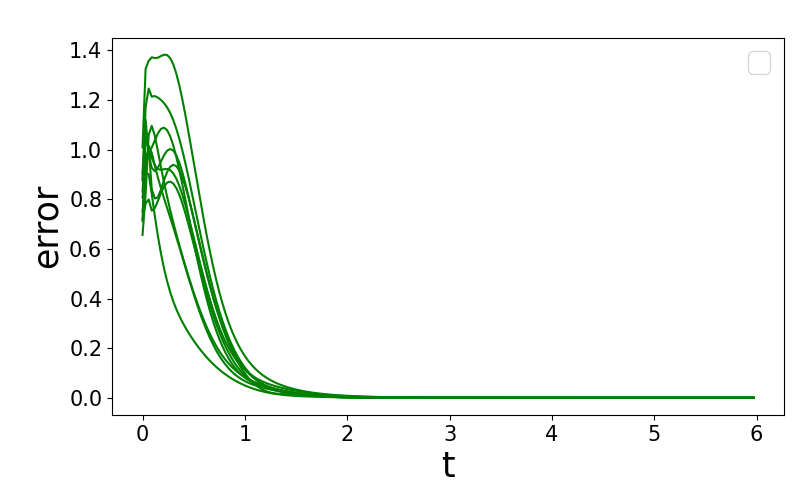

Here is the Python script that generated this plot:
from matplotlib import pyplot as plt
from mpl_toolkits.mplot3d import Axes3D
import numpy as np
from np2pth import get_system_wrapper, get_controller_wrapper

import importlib
from utils import EulerIntegrate
import time

import os
import sys
sys.path.append('systems')
sys.path.append('configs')
sys.path.append('models')
import argparse

SMALL_SIZE = 8
MEDIUM_SIZE = 10
BIGGER_SIZE = 13
HUGE_SIZE = 25

plt.rc('font', size=BIGGER_SIZE)          # controls default text sizes
plt.rc('axes', titlesize=HUGE_SIZE)     # fontsize of the axes title
plt.rc('axes', labelsize=HUGE_SIZE)    # fontsize of the x and y labels
plt.rc('xtick', labelsize=15)    # fontsize of the tick labels
plt.rc('ytick', labelsize=15)    # fontsize of the tick labels
plt.rc('legend', fontsize=20)    # legend fontsize
plt.rc('figure', titlesize=BIGGER_SIZE)  # fontsize of the figure title
plt.rc('axes', axisbelow=True)

left = 0.14  # the left side of the subplots of the figure
right = 0.98   # the right side of the subplots of the figure
bottom = 0.17  # the bottom of the subplots of the figure
top = 0.925     # the top of the subplots of the figure

parser = argparse.ArgumentParser(description="")
parser.add_argument('--task', type=str,
                        default='CAR')
parser.add_argument('--pretrained', type=str)
parser.add_argument('--plot_type', type=str, default='2D')
parser.add_argument('--plot_dims', nargs='+', type=int, default=[0,1])
parser.add_argument('--nTraj', type=int, default=10)
parser.add_argument('--seed', type=int, default=0)
parser.add_argument('--sigma', type=float, default=0.)
args = parser.parse_args()

np.random.seed(args.seed)

system = importlib.import_module('system_'+args.task)
f, B, _, num_dim_x, num_dim_control = get_system_wrapper(system)
controller = get_controller_wrapper(args.pretrained)

if __name__ == '__main__':
    config = importlib.import_module('config_'+args.task)
    t = config.t
    time_bound = config.time_bound
    time_step = config.time_step
    XE_INIT_MIN = config.XE_INIT_MIN
    XE_INIT_MAX = config.XE_INIT_MAX

    x_0, xstar_0, ustar = config.system_reset(np.random.rand())
    ustar = [u.reshape(-1,1) for u in ustar]
    xstar_0 = xstar_0.reshape(-1,1)
    xstar, _ = EulerIntegrate(None, f, B, None, ustar, xstar_0, time_bound, time_step, with_tracking=False)

    fig = plt.figure(figsize=(8.0, 5.0))
    if args.plot_type == '3D':
        ax = fig.add_subplot(111, projection='3d')  # ✅ Correct way to create a 3D plot
    else:
        ax = fig.add_subplot(111)  # ✅ Correct way to create a 2D plot


    if args.plot_type == 'time':
        cmap = plt.get_cmap('plasma')
        colors = [cmap(i) for i in np.linspace(0, 1, len(args.plot_dims))]

    x_closed = []
    controls = []
    errors = []
    xinits = []
    for _ in range(args.nTraj):
        xe_0 = XE_INIT_MIN + np.random.rand(len(XE_INIT_MIN)) * (XE_INIT_MAX - XE_INIT_MIN)
        xinit = xstar_0 + xe_0.reshape(-1,1)
        xinits.append(xinit)
        x, u = EulerIntegrate(controller, f, B, xstar,ustar,xinit,time_bound,time_step,with_tracking=True,sigma=args.sigma)
        x_closed.append(x)
        controls.append(u)

    for n_traj in range(args.nTraj):
        initial_dist = np.sqrt(((x_closed[n_traj][0] - xstar[0])**2).sum())
        errors.append([np.sqrt(((x-xs)**2).sum()) / initial_dist for x, xs in zip(x_closed[n_traj][:-1], xstar)])

        if args.plot_type=='2D':
            plt.plot([x[args.plot_dims[0],0] for x in x_closed[n_traj]], [x[args.plot_dims[1],0] for x in x_closed[n_traj]], 'g', label='closed-loop traj' if n_traj==0 else None)
        elif args.plot_type=='3D':
            plt.plot([x[args.plot_dims[0],0] for x in x_closed[n_traj]], [x[args.plot_dims[1],0] for x in x_closed[n_traj]], [x[args.plot_dims[2],0] for x in x_closed[n_traj]], 'g', label='closed-loop traj' if n_traj==0 else None)
        elif args.plot_type=='time':
            for i, plot_dim in enumerate(args.plot_dims):
                plt.plot(t, [x[plot_dim,0] for x in x_closed[n_traj]][:-1], color=colors[i])
        elif args.plot_type=='error':
            plt.plot(t, [np.sqrt(((x-xs)**2).sum()) for x, xs in zip(x_closed[n_traj][:-1], xstar)], 'g')

    if args.plot_type=='2D':
        plt.plot([x[args.plot_dims[0],0] for x in xstar], [x[args.plot_dims[1],0] for x in xstar], 'k', label='Reference')
        plt.plot(xstar_0[args.plot_dims[0]], xstar_0[args.plot_dims[1]], 'ro', markersize=3.)
        plt.xlabel("x")
        plt.ylabel("y")
    elif args.plot_type=='3D':
        plt.plot([x[args.plot_dims[0],0] for x in xstar], [x[args.plot_dims[1],0] for x in xstar], [x[args.plot_dims[2],0] for x in xstar], 'k', label='Reference')
        plt.plot(xstar_0[args.plot_dims[0]], xstar_0[args.plot_dims[1]], xstar_0[args.plot_dims[2]], 'ro', markersize=3.)
        ax.set_xlabel('x')
        ax.set_ylabel('y')
        ax.set_zlabel('z')
    elif args.plot_type=='time':
        for plot_dim in args.plot_dims:
            plt.plot(t, [x[plot_dim,0] for x in xstar][:-1], 'k')
        plt.xlabel("t")
        plt.ylabel("x")
    elif args.plot_type=='error':
        plt.xlabel("t")
        plt.ylabel("error")

    plt.subplots_adjust(left=left, bottom=bottom, right=right, top=top)
    plt.legend()
    plt.savefig("plot.png")
    plt.show()
